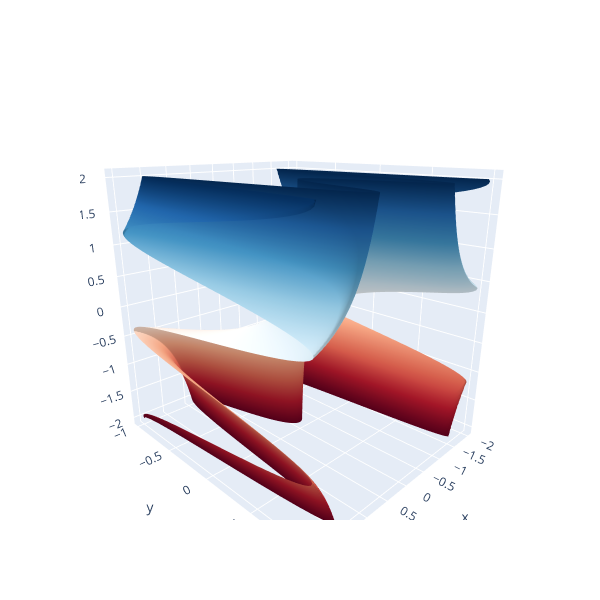

This figure's notebook cell:
### Code cell
import numpy as np
import plotly.graph_objects as go
import skimage.io as sio

x = np.linspace(-2,2, 128)
x, z = np.meshgrid(x,x)
y = np.sin(x**2*z)

fig = go.Figure(go.Surface(x=x, y=y, z=z,
                           colorscale='RdBu', 
                           showscale=False))
image = sio.imread ("https://raw.githubusercontent.com/empet/Discrete-Arnold-map/master/Images/cat-128.jpg") 
print(image.shape)
img = image[:,:, 1] 
Y = 0.5 * np.ones(y.shape)
# fig.add_surface(x=x, y=Y, z=z, 
#                 surfacecolor=np.flipud(img), 
#                 colorscale='matter_r', 
#                 showscale=False)
fig.update_layout(width=600, height=600, 
                  scene_camera_eye_z=0.6, 
                  scene_aspectratio=dict(x=0.9, y=1, z=1));
fig.show()

### Figure 1 — Plotly figure (JSON) as saved in the notebook; plotly's stock layout.template omitted (floating-point values rounded to 4 significant figures; data arrays with more than 128 entries replaced by an {"elided": "..."} marker saying what was removed)
{"data": [{"colorscale": [[0, "rgb(103,0,31)"], [0.1, "rgb(178,24,43)"], [0.2, "rgb(214,96,77)"], [0.3, "rgb(244,165,130)"], [0.4, "rgb(253,219,199)"], [0.5, "rgb(247,247,247)"], [0.6, "rgb(209,229,240)"], [0.7, "rgb(146,197,222)"], [0.8, "rgb(67,147,195)"], [0.9, "rgb(33,102,172)"], [1, "rgb(5,48,97)"]], "showscale": false, "type": "surface", "x": {"elided": "128x128 float values"}, "y": {"elided": "128x128 float values"}, "z": {"elided": "128x128 float values"}}], "layout": {"height": 600, "scene": {"aspectratio": {"x": 0.9, "y": 1, "z": 1}, "camera": {"eye": {"z": 0.6}}}, "width": 600}}
